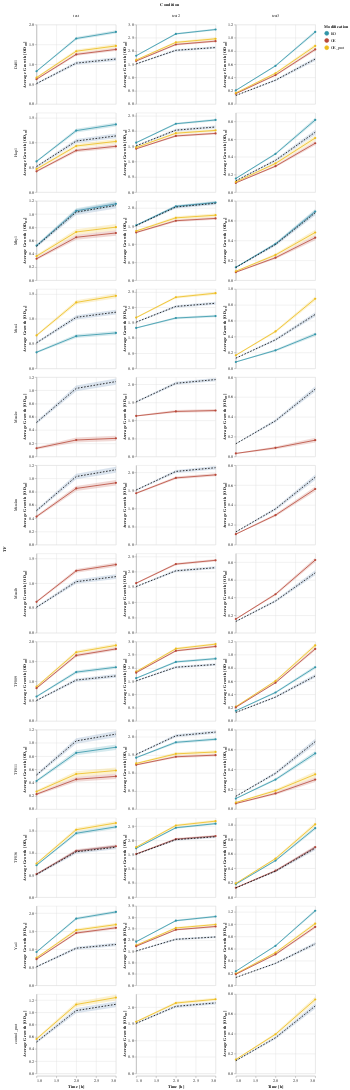

The notebook cell this image was saved under:
### Code cell
base = alt.Chart(data_for_plotting).properties(
    width=200,
    height=200
)

control_layer = alt.Chart(data_for_plotting).transform_filter(
    alt.datum.modification == 'control'
).mark_line(strokeDash=[4, 4], color='black').encode(
    x=alt.X('time:Q', title='Time [h]'),
    y=alt.Y('average(growth):Q', title='Average Growth [OD\u2086\u2080\u2080]'),
    detail='modification:N'
)

band_layer_control = alt.Chart(data_for_plotting).transform_filter(
    alt.datum.modification == 'control'
).mark_area(opacity=0.2).encode(
    x=alt.X('time:Q'),
    y=alt.Y('lower:Q'),
    y2='upper:Q'
)


mod_layer = base.transform_filter(
    alt.datum.modification != 'control'
).mark_line(point=True).encode(
    x=alt.X('time:Q', title='Time [h]'),
    y=alt.Y('average(growth):Q', title='Average Growth [OD\u2086\u2080\u2080]'),
    color=alt.Color('modification:N', title='Modification',
                    scale=alt.Scale(
                        domain=['KO', 'OE', 'OE_prot'],
                        range=['#3295a8', '#b84839', '#edbc1c']),
    )
)

band_layer = alt.Chart(data_for_plotting).mark_area(opacity=0.2).encode(
    x=alt.X('time:Q'),
    y=alt.Y('lower:Q'),
    y2='upper:Q',
    color=alt.Color('modification:N',
        scale=alt.Scale(
            domain=['KO', 'OE', 'OE_prot'],
            range=['#3295a8', '#b84839', '#edbc1c']
        ),
        #legend=None  # hide duplicate legend
    )
)


layered = alt.layer(mod_layer, band_layer, band_layer_control, control_layer)

chart = layered.facet(
    row=alt.Row('plot_config:N', sort = row_order, title='TF'),
    column=alt.Column('condition:N', sort = column_order, title='Condition'),
    spacing=10
).configure_view(
    continuousWidth=width,
    continuousHeight=height
).resolve_scale(
    y='independent'
)

chart

### Figure 1 — Vega-Lite specification as saved in the notebook (floating-point values rounded to 4 significant figures; data arrays with more than 128 entries replaced by an {"elided": "..."} marker saying what was removed)
{"config": {"view": {"continuousWidth": 300, "continuousHeight": 300}}, "data": {"name": "data-d9ffacf44f846b41fd754773639ddb36"}, "facet": {"column": {"field": "condition", "sort": [], "title": "Condition", "type": "nominal"}, "row": {"field": "plot_config", "sort": ["Dal81", "Hap1", "Mhy1", "Msn4", "Msn4w", "Msn4m", "Msn4b", "TF009", "TF011", "TF036", "Yas1", "control_prot"], "title": "TF", "type": "nominal"}}, "spec": {"layer": [{"mark": {"type": "line", "point": true}, "encoding": {"color": {"field": "modification", "scale": {"domain": ["KO", "OE", "OE_prot"], "range": ["#3295a8", "#b84839", "#edbc1c"]}, "title": "Modification", "type": "nominal"}, "x": {"field": "time", "title": "Time [h]", "type": "quantitative"}, "y": {"aggregate": "average", "field": "growth", "title": "Average Growth [OD₆₀₀]", "type": "quantitative"}}, "transform": [{"filter": "(datum.modification !== 'control')"}]}, {"mark": {"type": "area", "opacity": 0.2}, "encoding": {"color": {"field": "modification", "scale": {"domain": ["KO", "OE", "OE_prot"], "range": ["#3295a8", "#b84839", "#edbc1c"]}, "type": "nominal"}, "x": {"field": "time", "type": "quantitative"}, "y": {"field": "lower", "type": "quantitative"}, "y2": {"field": "upper"}}}, {"mark": {"type": "area", "opacity": 0.2}, "encoding": {"x": {"field": "time", "type": "quantitative"}, "y": {"field": "lower", "type": "quantitative"}, "y2": {"field": "upper"}}, "transform": [{"filter": "(datum.modification === 'control')"}]}, {"mark": {"type": "line", "color": "black", "strokeDash": [4, 4]}, "encoding": {"detail": {"field": "modification", "type": "nominal"}, "x": {"field": "time", "title": "Time [h]", "type": "quantitative"}, "y": {"aggregate": "average", "field": "growth", "title": "Average Growth [OD₆₀₀]", "type": "quantitative"}}, "transform": [{"filter": "(datum.modification === 'control')"}]}], "height": 200, "width": 200}, "resolve": {"scale": {"y": "independent"}}, "spacing": 10, "$schema": "https://vega.github.io/schema/vega-lite/v5.16.3.json", "datasets": {"data-d9ffacf44f846b41fd754773639ddb36": {"elided": "1278 records"}}}
